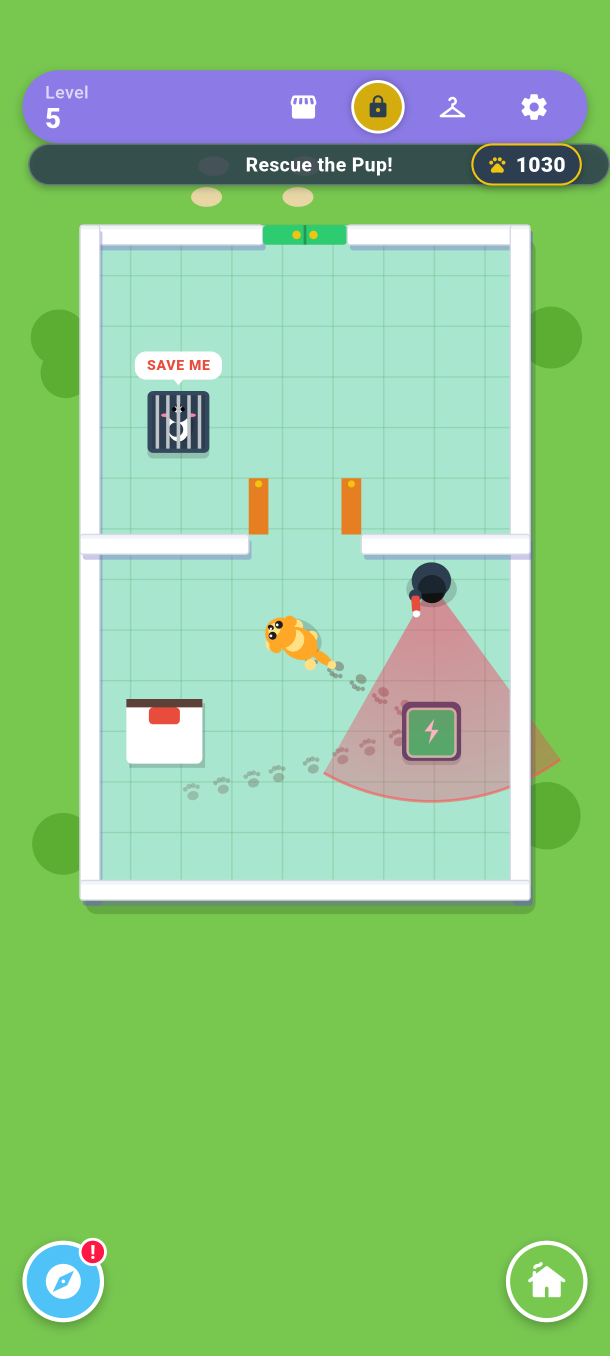
#> input picture game_store_assets/Dog-Escape-Run/raw_captures/raw_04_rescue_companion.png, 1220 x 2712 px, given in place of icon-512.png, which was not available (shown at 1/2 size)
$ python build_dog_suite.py
#> lines starting #> are read from the running program, lines starting #| are printed output that depends on the picture
# -*- coding: utf-8 -*-
import os
import subprocess
from PIL import Image, ImageDraw, ImageFont, ImageFilter, ImageEnhance

FFMPEG = r"C:\Users\shuvo\AppData\Local\Microsoft\WinGet\Links\ffmpeg.exe"
WORKSPACE = r"D:\souravshuvo.github.io"
REPO_DIR = r"C:\Users\shuvo\.gemini\antigravity\brain\4cb31ef9-08de-4289-b423-520f07e57b82\scratch\project-game"
OUTPUT_DIR = os.path.join(WORKSPACE, "game_store_assets", "Dog-Escape-Run")

dir_icon = os.path.join(OUTPUT_DIR, "icon")
dir_feat = os.path.join(OUTPUT_DIR, "feature_graphic")
dir_ss = os.path.join(OUTPUT_DIR, "screenshots")
dir_raw = os.path.join(OUTPUT_DIR, "raw_captures")
dir_vid = os.path.join(OUTPUT_DIR, "videos")
tmp_frames = os.path.join(dir_vid, "tmp_frames")

for d in [dir_icon, dir_feat, dir_ss, dir_vid, tmp_frames]:
    os.makedirs(d, exist_ok=True)

# 1. ICON (512x512)
src_icon = os.path.join(REPO_DIR, "play-store", "icon-512.png")
with Image.open(src_icon) as im:
#> im is the input picture: PIL image 1220x2712 RGBA; mean R, G, B, A 142.7, 200.4, 133.9, 255
    im.resize((512, 512), Image.Resampling.LANCZOS).save(os.path.join(dir_icon, "icon_512.png"), "PNG", quality=98)
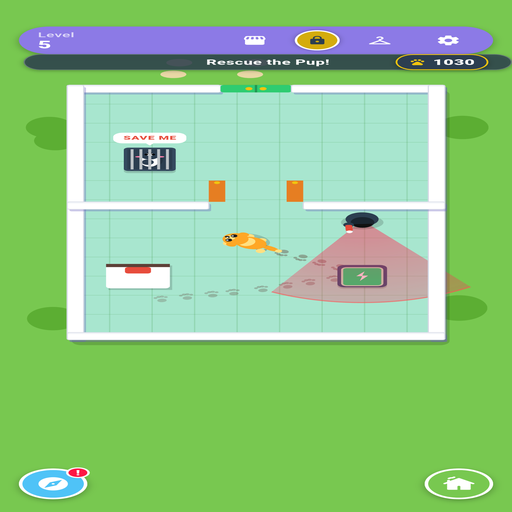
#> saved as icon_512.png: PIL image 512x512 RGBA; mean R, G, B, A 142.6, 200.3, 133.9, 255
print("✓ Saved 512x512 Icon")

# 2. FEATURE GRAPHIC (1024x500)
src_feat = os.path.join(REPO_DIR, "play-store", "feature-graphic-1024x500.png")
with Image.open(src_feat) as im:
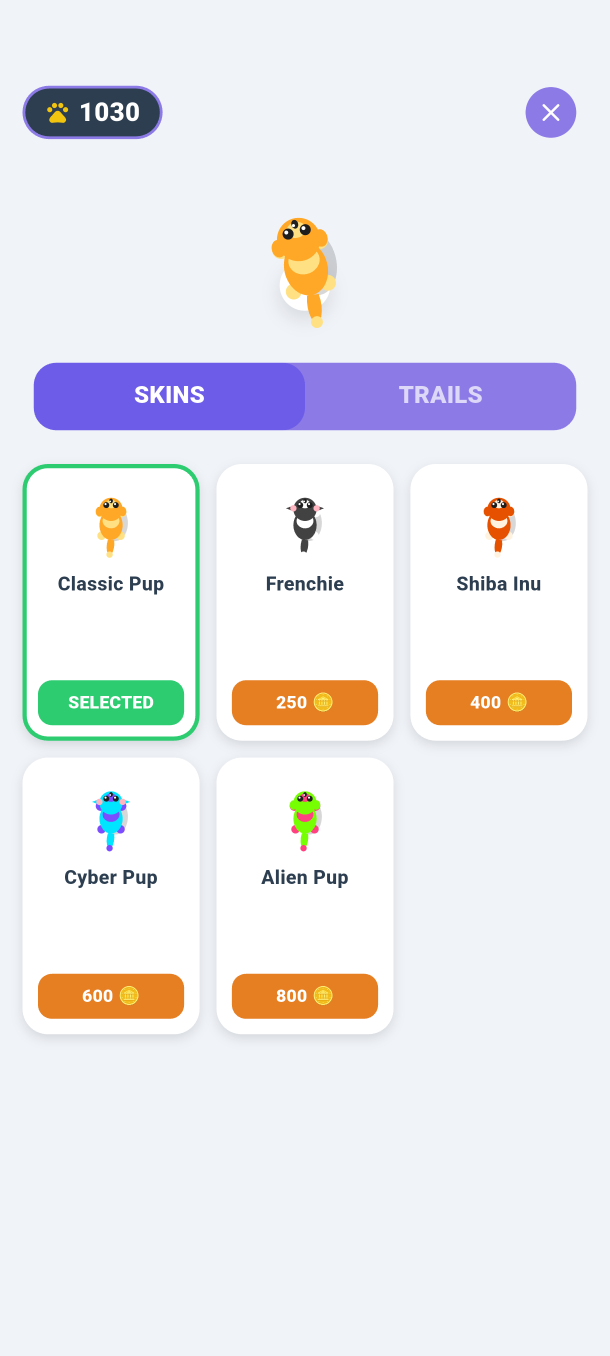
#> input picture game_store_assets/Dog-Escape-Run/raw_captures/raw_07_skin_shop.png, 1220 x 2712 px, given in place of feature-graphic-1024x500.png, which was not available (shown at 1/2 size)
#> im is the input picture: PIL image 1220x2712 RGBA; mean R, G, B, A 233.1, 232.9, 237.1, 255
    im.convert("RGB").resize((1024, 500), Image.Resampling.LANCZOS).save(os.path.join(dir_feat, "feature_graphic_1024x500.png"), "PNG", quality=98)
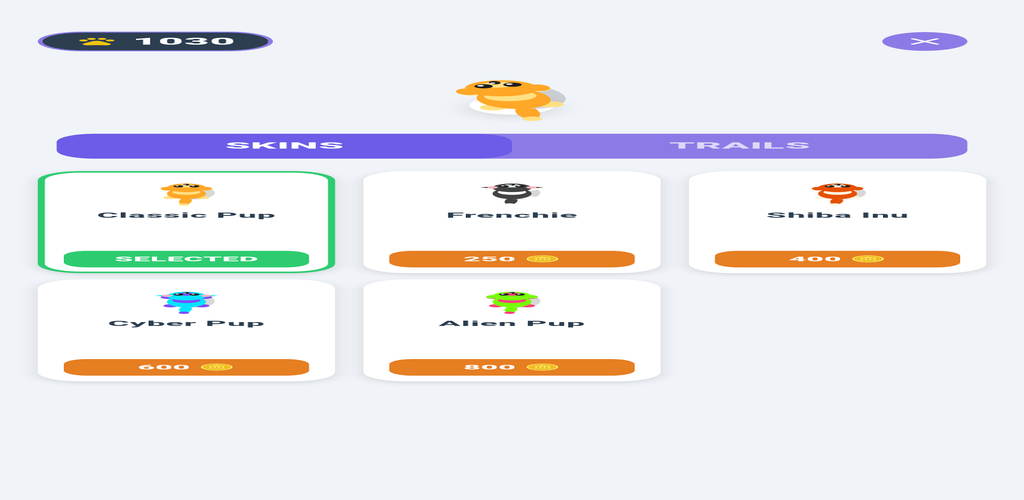
#> saved as feature_graphic_1024x500.png: PIL image 1024x500 RGB; mean R, G, B 233, 232.8, 237
print("✓ Saved 1024x500 Feature Graphic")

# 3. 8 HYPERCASUAL ASO SCREENSHOT CARDS (1080x1920)
badges = [
    ("🐕 SNEAK PAST GUARDS! 🐕", "Timing & Patience Are Everything", (255, 120, 0)),
    ("⚡ DYNAMIC STEALTH DASH! ⚡", "Drag To Move & Dodge Vision Cones", (0, 190, 240)),
    ("🔘 STEP ON SECURITY SWITCHES! 🔘", "Open Locked Gates & Bypass Blockades", (150, 60, 255)),
    ("📦 PUSH CRATES FOR COVER! 📦", "Slide Heavy Boxes To Block Vision Lines", (210, 140, 20)),
    ("🚨 DODGE PULSING LASERS! 🚨", "Time Your Steps Past Red Laser Traps", (255, 50, 70)),
    ("🌿 BONUS HEDGE MAZE! 🌿", "Collect All 3 Stars In Secret Garden", (0, 190, 110)),
    ("🐶 UNLOCK PUPPIES & TRAILS! 🐶", "Classic Pup, Frenchie & Rainbow Trails", (255, 70, 160)),
    ("🏆 3-STAR LEVEL COMPLETE! 🏆", "Good Job! Earn Big Coin Rewards", (255, 215, 0))
]

raw_files = [
    "raw_01_sneak_past_guard.png",
    "raw_02_stealth_dash.png",
    "raw_03_switch_and_gate.png",
    "raw_04_box_push_puzzle.png",
    "raw_05_laser_barrier_bypass.png",
    "raw_06_bonus_hedge_maze.png",
    "raw_07_skin_wardrobe_shop.png",
    "raw_08_victory_good_job.png"
]

target_w, target_h = 1080, 1920

try:
    font_badge = ImageFont.truetype("arialbd.ttf", 36)
    font_sub = ImageFont.truetype("arialbd.ttf", 26)
    font_end_lg = ImageFont.truetype("arialbd.ttf", 60)
    font_end_cta = ImageFont.truetype("arialbd.ttf", 48)
    font_end_sub = ImageFont.truetype("arial.ttf", 32)
except Exception:
    font_badge = ImageFont.load_default()
    font_sub = ImageFont.load_default()
    font_end_lg = ImageFont.load_default()
    font_end_cta = ImageFont.load_default()
    font_end_sub = ImageFont.load_default()

for i, (rf, (b_title, b_sub, b_col)) in enumerate(zip(raw_files, badges)):
    p_raw = os.path.join(dir_raw, rf)
    with Image.open(p_raw) as raw_im:
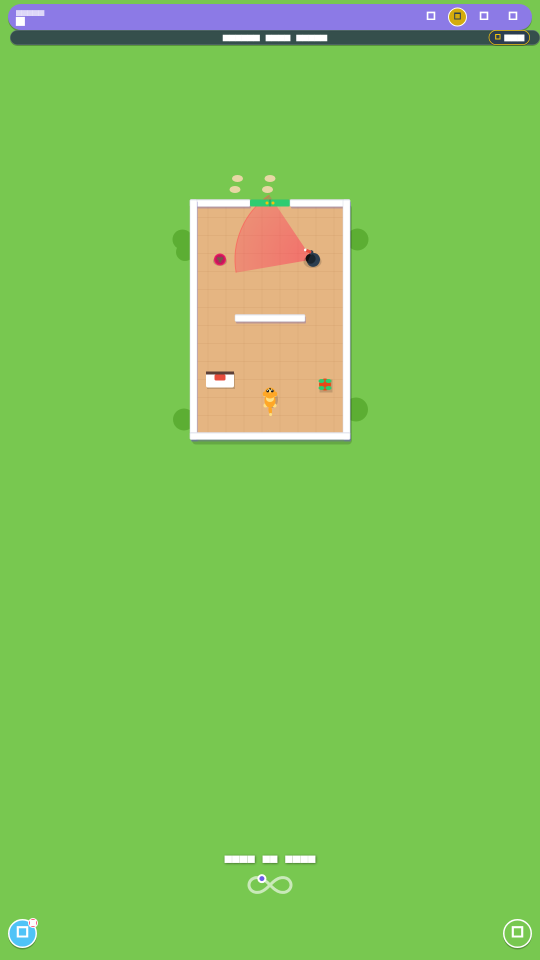
#> input picture game_store_assets/Dog-Escape-Run/raw_captures/raw_01_sneak_past_guard.png, 1080 x 1920 px, found by its file name (shown at 1/2 size)
#> raw_im is the input picture: PIL image 1080x1920 RGBA; mean R, G, B, A 128.3, 195.3, 89.5, 255
        im = raw_im.convert("RGBA")

        # Color & Contrast polish
        im = ImageEnhance.Color(im).enhance(1.18)
#> im: PIL image 1080x1920 RGBA
        im = ImageEnhance.Contrast(im).enhance(1.08)
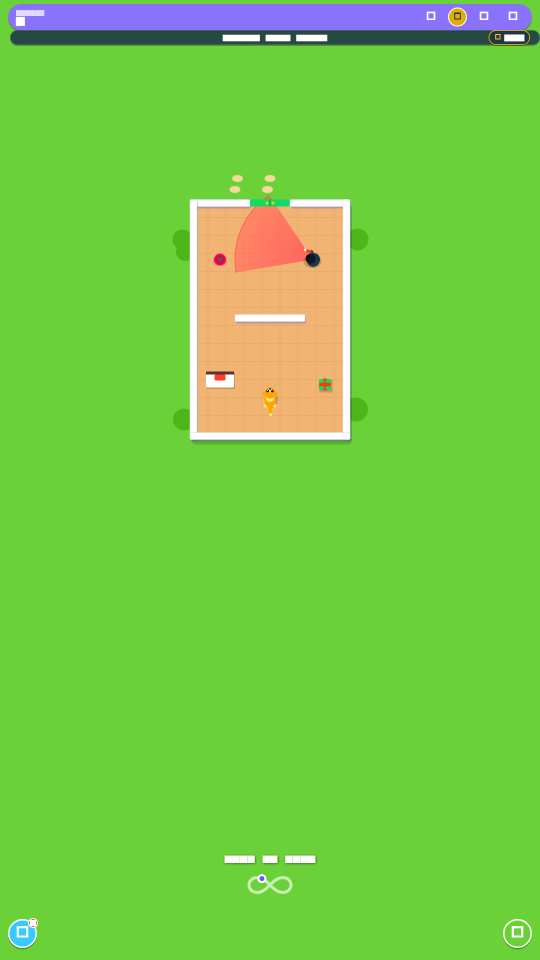
#> im: PIL image 1080x1920 RGBA (shown at 1/2 size); mean R, G, B, A 117.3, 202.8, 68.8, 255

        draw = ImageDraw.Draw(im)

        # Top Badge Pill
        badge_w, badge_h = 820, 84
        bx = (target_w - badge_w) // 2
        by = 56
        draw.rounded_rectangle([bx + 4, by + 4, bx + badge_w + 4, by + badge_h + 4], radius=24, fill=(0, 0, 0, 150))
        draw.rounded_rectangle([bx, by, bx + badge_w, by + badge_h], radius=24, fill=(*b_col, 245), outline=(255, 255, 255, 235), width=3)
        draw.text((target_w // 2, by + badge_h // 2), b_title, font=font_badge, fill=(255, 255, 255, 255), anchor="mm")

        # Bottom Subtitle Ribbon
        sub_w, sub_h = 760, 56
        sx = (target_w - sub_w) // 2
        sy = target_h - 110
        draw.rounded_rectangle([sx + 3, sy + 3, sx + sub_w + 3, sy + sub_h + 3], radius=18, fill=(0, 0, 0, 140))
        draw.rounded_rectangle([sx, sy, sx + sub_w, sy + sub_h], radius=18, fill=(18, 22, 34, 230), outline=(*b_col, 210), width=2)
        draw.text((target_w // 2, sy + sub_h // 2), b_sub, font=font_sub, fill=(255, 255, 255, 255), anchor="mm")

        out_ss = os.path.join(dir_ss, f"screenshot_{i+1:02d}.png")
        im.convert("RGB").save(out_ss, "PNG", quality=96)
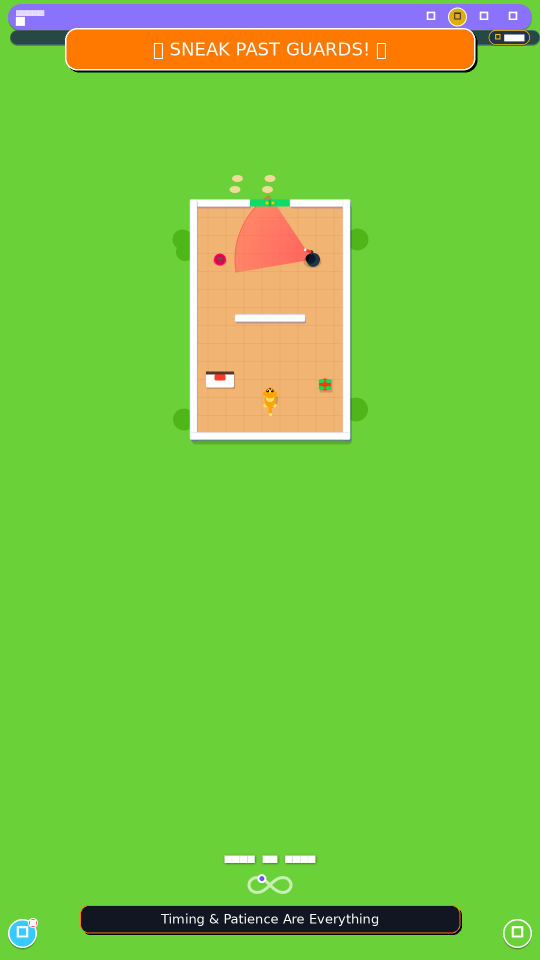
#> saved as screenshot_01.png: PIL image 1080x1920 RGB (shown at 1/2 size); mean R, G, B 121.2, 197.9, 66.9
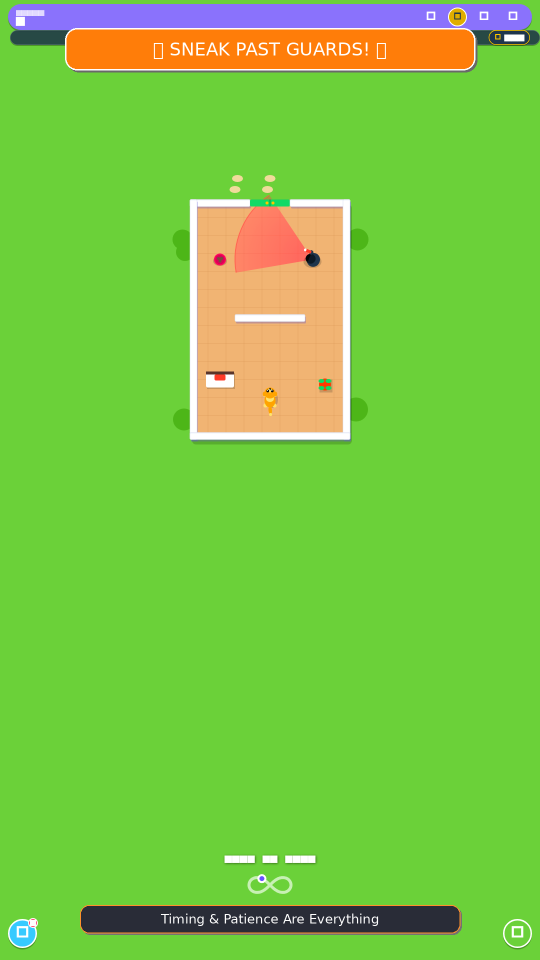
#> im: PIL image 1080x1920 RGBA (shown at 1/2 size); mean R, G, B, A 121.2, 197.9, 66.9, 253.8; transparent parts drawn white
        print(f"✓ Generated Screenshot {i+1:02d}: {b_title}")
#> pass 2 of the loop `for i, (rf, (b_title, b_sub, b_col)) in enumerate(zip(raw_files, badge..`:
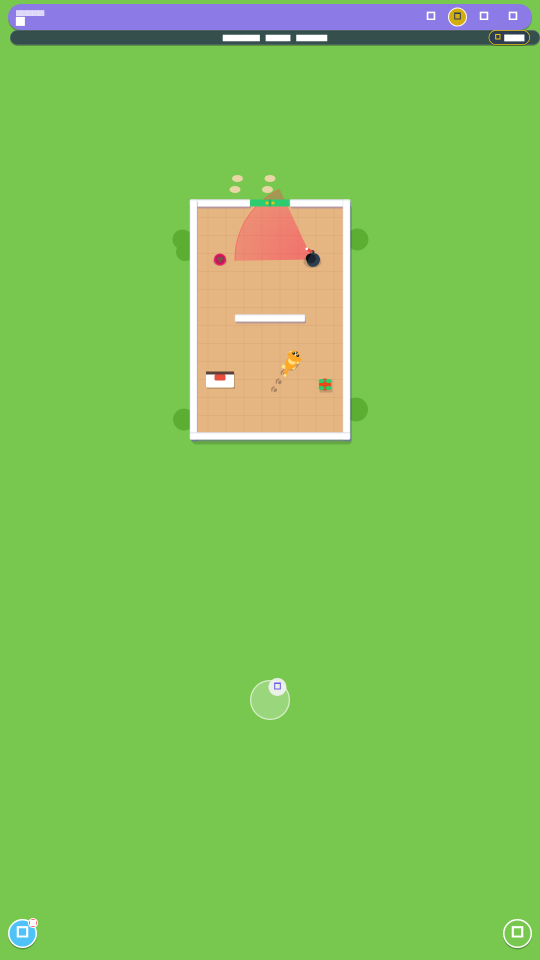
#> input picture game_store_assets/Dog-Escape-Run/raw_captures/raw_02_stealth_dash.png, 1080 x 1920 px, found by its file name (shown at 1/2 size)
#> raw_im is the input picture: PIL image 1080x1920 RGBA; mean R, G, B, A 128.2, 195.3, 89.4, 255
#> `im.convert("RGB").save(out_ss, "PNG", quality=96)`:
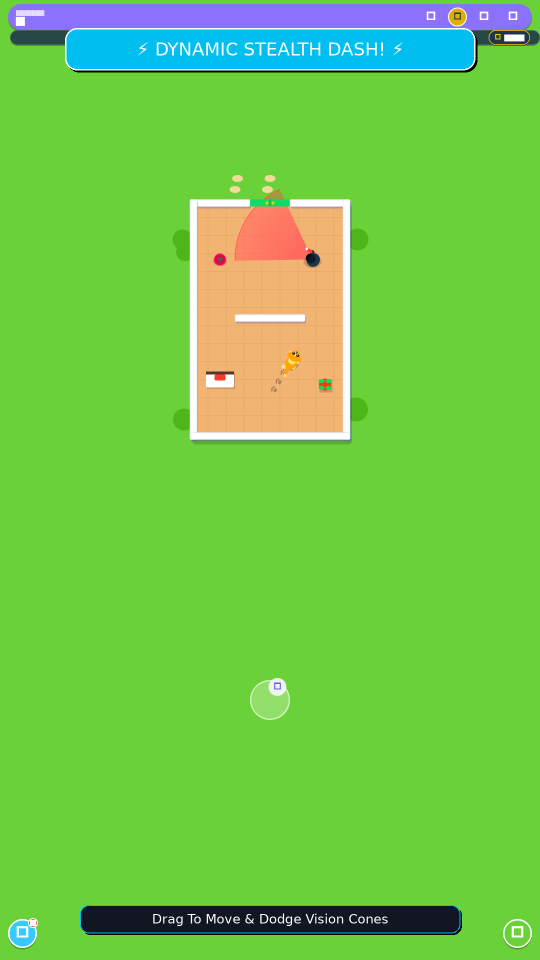
#> saved as screenshot_02.png: PIL image 1080x1920 RGB (shown at 1/2 size); mean R, G, B 113.4, 200.1, 74.2
#> `im.convert("RGB").save(out_ss, "PNG", quality=96)`:
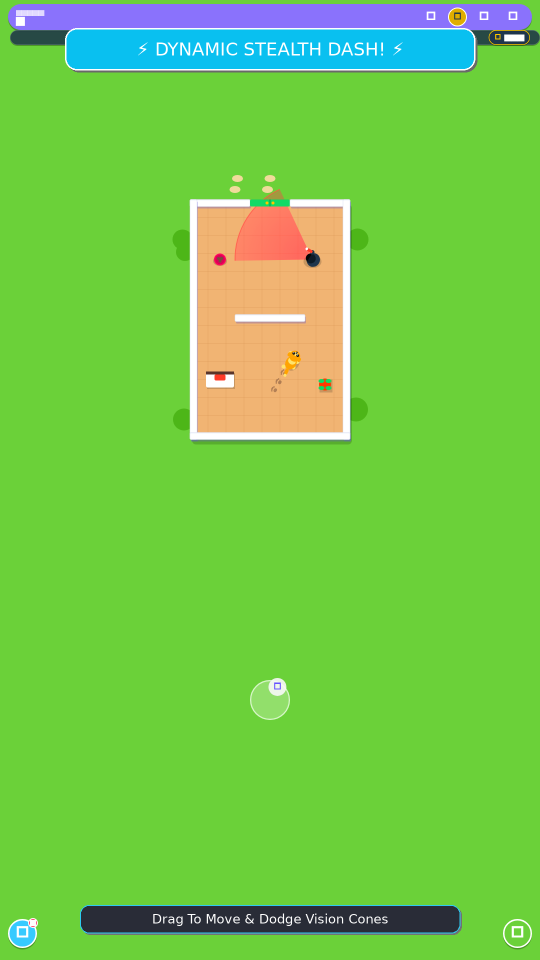
#> im: PIL image 1080x1920 RGBA (shown at 1/2 size); mean R, G, B, A 113.4, 200.1, 74.2, 253.8; transparent parts drawn white
#> (the run stopped early here; a loop or call above may not have finished)
